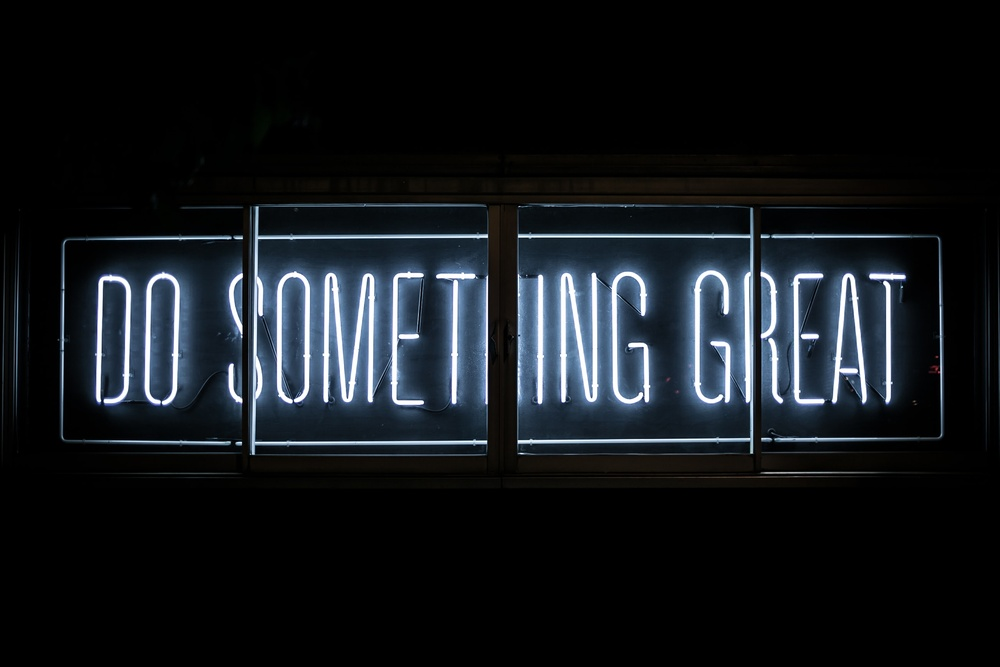
#> input picture image/wallpaper1.jpg, 1000 x 667 px, shrunk from 2607 x 1738 before the run, found by its file name
$ python blur.py
#> lines starting #> are read from the running program, lines starting #| are printed output that depends on the picture
from PIL import Image,ImageFilter
img=Image.open("image\wallpaper1.jpg")
#> img is the input picture: PIL image 1000x667 RGB; mean R, G, B 19.9, 24, 28.3
img1=img.filter(ImageFilter.BLUR)
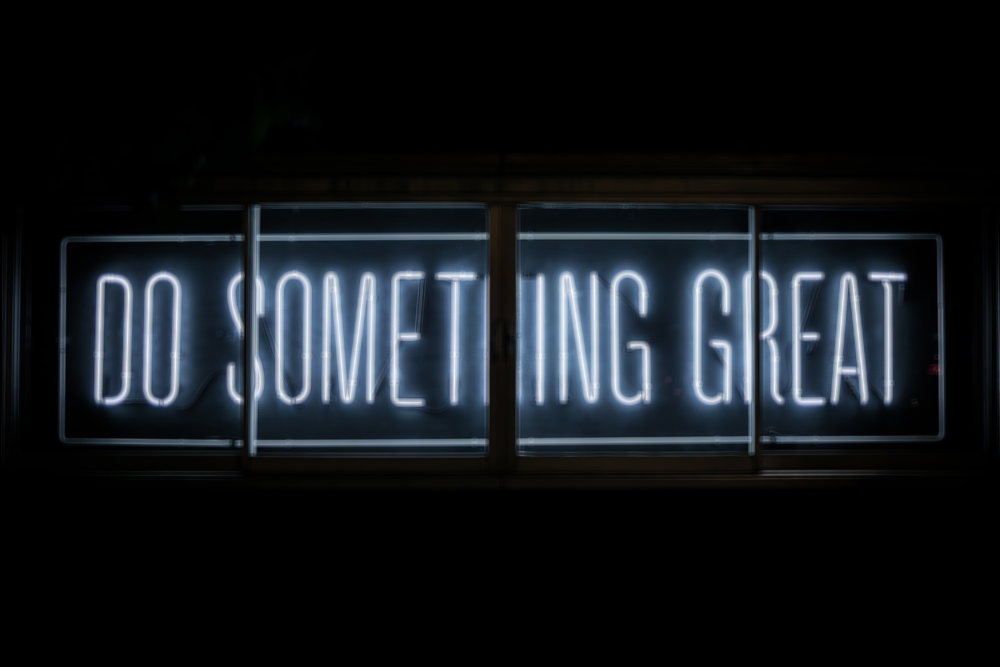
#> img1: PIL image 1000x667 RGB; mean R, G, B 19.9, 24, 28.3
img1.show()

$ run again, with image/wallpaper2.jpg copied over image/wallpaper1.jpg
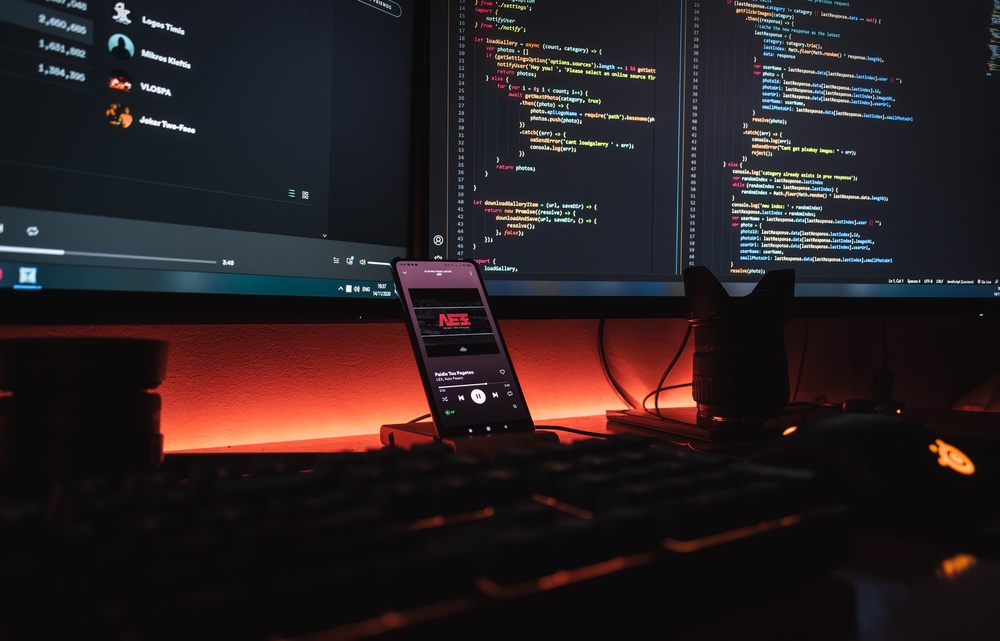
#> input picture image/wallpaper2.jpg, 1000 x 641 px, shrunk from 3893 x 2494 before the run, found by its file name
#> img is the input picture: PIL image 1000x641 RGB; mean R, G, B 40.5, 31.2, 33.6
#> `img1=img.filter(ImageFilter.BLUR)`:
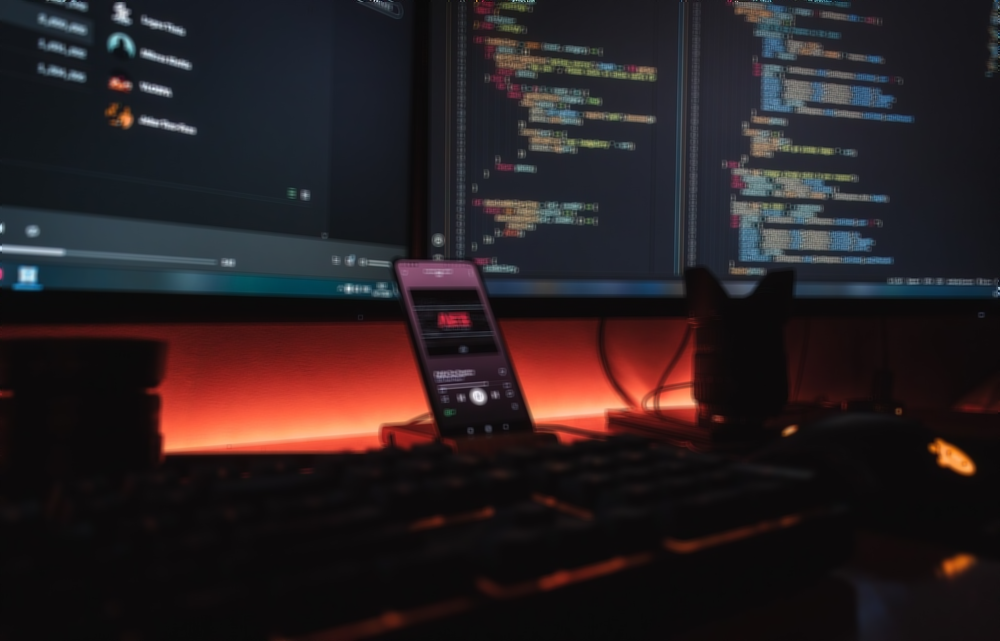
#> img1: PIL image 1000x641 RGB; mean R, G, B 40.5, 31.2, 33.6
